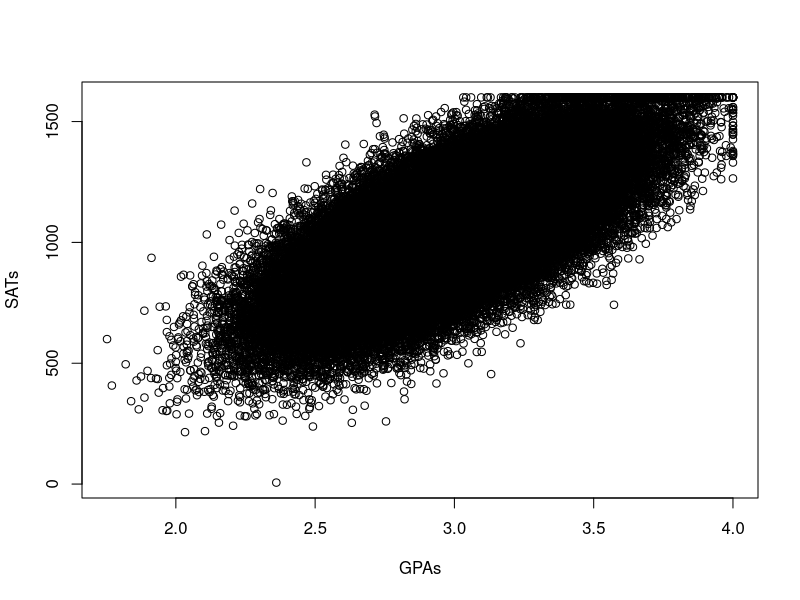

Recreate this plot in R.
## ---- chunk 1
#Build the population
pop.size <- 100000

#The ceiling function rounds up. Taking a uniform from 0 to 10 and rounding up will give us an integer from 1 to 10
attractiveness <- ceiling(runif(pop.size,0,10))
personality <- ceiling(runif(pop.size,0,10))
dating.population <- data.frame(attractiveness,personality)
## ---- chunk 2

  # TODO: code goes here.
cor(attractiveness, personality)

## ---- chunk 3

  # TODO: code goes here.
right_swipe = subset(dating.population, attractiveness + personality >= 10)
cor(right_swipe$attractiveness, right_swipe$personality)
## ---- chunk 4

  # TODO: code goes here.
right_swipe = subset(dating.population, attractiveness + personality >= 5)
cor(right_swipe$attractiveness, right_swipe$personality)
## ---- chunk 5

  # TODO: code goes here.

## ---- chunk 6

  # TODO: code goes here.

## ---- chunk 7
# Build a population of high school seniors applying for college. 
pop.size <- 100000
GPAs <- rnorm(pop.size, 3,.3)
GPAs <- pmin(GPAs, 4)
GPAS <- pmax(GPAs,0)
SATs <- 1050+500*(GPAs-3)+rnorm(pop.size,0,150)
SATs <- pmin(SATs,1600)
SATs <- pmax(SATs,0)
seniors <- data.frame(GPAs, SATs)
plot(GPAs,SATs)
## ---- chunk 8
  cor(GPAs, SATs)
  # TODO: code goes here.

## ---- chunk 9
#Create a vector called zGPAs where you standardize the GPA scores into z-scores
  # TODO: code goes here.
zGPAs = (GPAs - mean(GPAs)) / sd(GPAs)

#Create another vector called zSATs where you standardize the SAT scores into z-scores

  # TODO: code goes here.
zSATs = (SATs - mean(SATs)) / sd(SATs)

## ---- chunk 10
# Create a subset of the population who are accepted to MSU and not accepted to ESU. This represents the freshman class of 2027.

  # TODO: code goes here.
  zStudents = data.frame(GPAs = zGPAs, SATs = zSATs)
  MSU_2027 = subset(zStudents, GPAs > 0 & SATs > 0)
## ---- chunk 11

  # TODO: code goes here.
cor(MSU_2027$GPAs, MSU_2027$SATs)

  
## ---- chunk 12
#Your code / calculations go here

  # TODO: code goes here.

## ---- chunk 13
#Your code / calculations go here

  # TODO: code goes here.

## ---- chunk 14
#Your code / calculations go here

  # TODO: code goes here.

